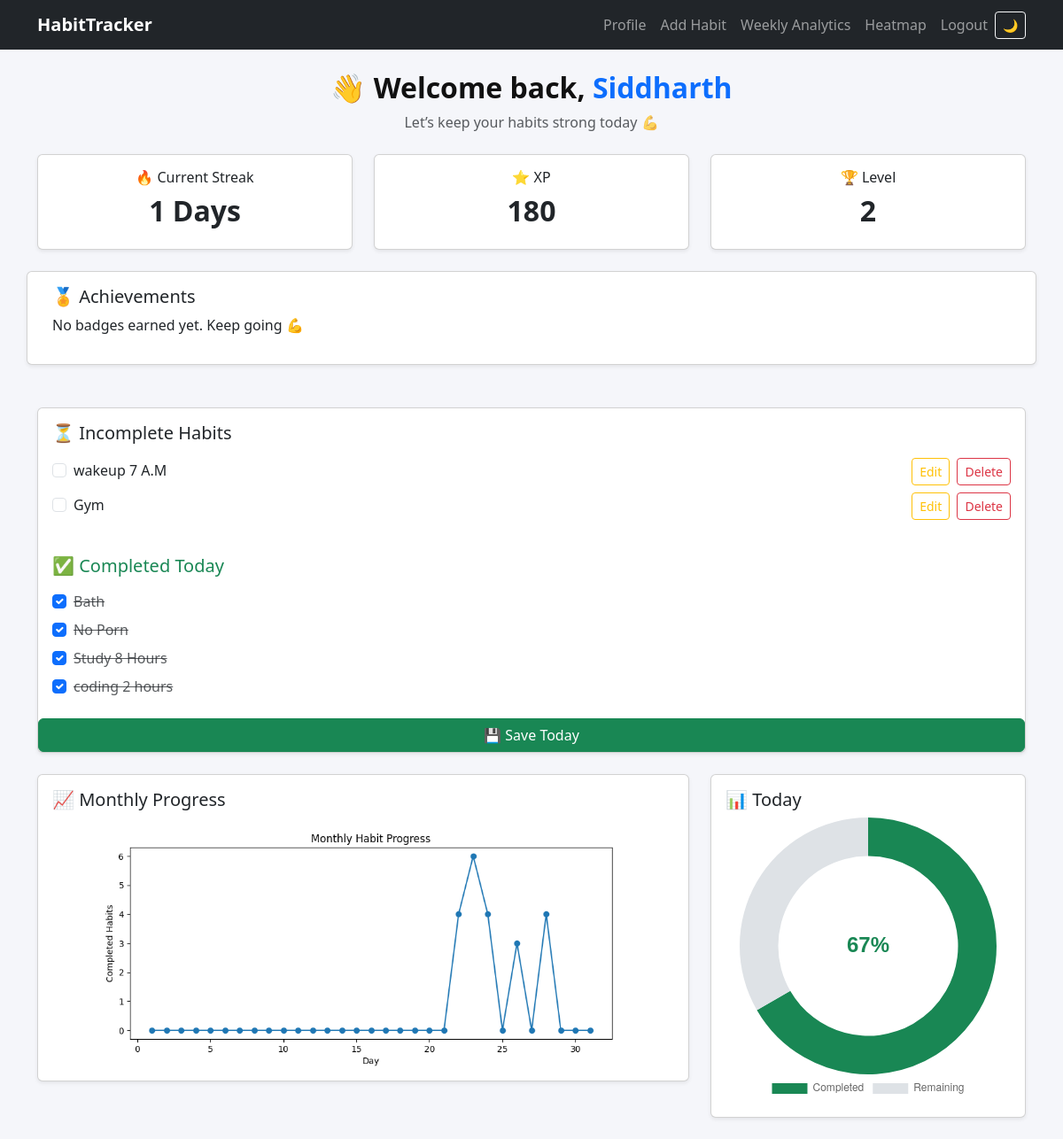
The app's page / (signed in) with its own data.
### habits/models.py (models this page shows, shortened)
class Habit(models.Model):
    user = models.ForeignKey(User, on_delete=models.CASCADE, related_name='habits')
    name = models.CharField(max_length=100)
    created_at = models.DateTimeField(auto_now_add=True)

### habits/views.py (the view, shortened to what this page needs)
# urls.py: path('', views.dashboard, name='dashboard'),
@login_required
def dashboard(request):
    today = date.today()
    habits = Habit.objects.filter(user=request.user)
    logs = {
        log.habit_id: log.completed
        for log in HabitLog.objects.filter(
            habit__user=request.user,
            date=today
        )
    }
    completed_habits = []
    incomplete_habits = []
    for habit in habits:
        if logs.get(habit.id):
            completed_habits.append(habit)
        else:
            incomplete_habits.append(habit)
    profile = request.user.userprofile
    return render(request, "habits/dashboard.html", {
        "completed_habits": completed_habits,
        "incomplete_habits": incomplete_habits,
        "logs": logs,
        "streak": profile.current_streak,
        "xp":profile.xp,
        "level":profile.level,
        "profile": profile,
        "username": request.user.first_name or request.user.username,
    })

### habits/templates/habits/dashboard.html (shortened to what this page needs)
{% extends 'base.html' %}
{% load custom_tags %}
{% block content %}
<div class="mb-4 text-center">
  <h2 class="fw-bold">
    👋 Welcome back, <span class="text-primary">{{ request.user.first_name|default:request.user.username }}</span>
  </h2>
  <p class="text-muted">
    Let’s keep your habits strong today 💪
  </p>
</div>
<div class="row g-4 mb-4">
  <div class="col-md-4">
    <div class="card shadow-sm text-center">
      <div class="card-body">
        <h6 class="achievements-text">🔥 Current Streak</h6>
        <h2 class="fw-bold">{{ streak }} Days</h2>
      </div>
    </div>
  </div>
  <div class="col-md-4">
    <div class="card shadow-sm text-center">
      <div class="card-body">
        <h6 class="achievements-text">⭐ XP</h6>
        <h2 class="fw-bold">{{ xp }}</h2>
      </div>
    </div>
  </div>
  <div class="col-md-4">
    <div class="card shadow-sm text-center">
      <div class="card-body">
        <h6 class="achievements-text">🏆 Level</h6>
        <h2 class="fw-bold">{{ level }}</h2>
      </div>
    </div>
  </div>
  <div class="card shadow-sm mb-4">
  <div class="card-body">
    <h5 class="achievements-text">🏅 Achievements</h5>
    {% if badges %}
      <ul class="list-group">
        {% for badge in badges %}
          <li class="list-group-item">{{ badge }}</li>
        {% endfor %}
      </ul>
    {% else %}
      <p class="achievements-text">No badges earned yet. Keep going 💪</p>
    {% endif %}
  </div>
</div>
</div>
<form method="post">
  <div class="card shadow-sm mb-4">
    <div class="card-body">
      <h5 class="mb-3">⏳ Incomplete Habits</h5>
      {% for habit in incomplete_habits %}
      <div class="d-flex justify-content-between align-items-center mb-2">
        <div class="form-check">
          <input
            class="form-check-input"
            type="checkbox"
            name="habit_{{ habit.id }}"
            id="habit{{ habit.id }}"
          >
          <label class="form-check-label">
            {{ habit.name }}
          </label>
        </div>
        <div>
          <a href="{% url 'edit_habit' habit.id %}" class="btn btn-sm btn-outline-warning me-1">Edit</a>
          <a href="{% url 'delete_habit' habit.id %}" class="btn btn-sm btn-outline-danger">Delete</a>
        </div>
      </div>
      {% empty %}
      <p class="text-muted">No pending habits 🎉</p>
      {% endfor %}
    </div>
    <div class="card-body">
      <h5 class="mb-3 text-success">✅ Completed Today</h5>
      {% for habit in completed_habits %}
      <div class="form-check mb-2">
        <input
          class="form-check-input"
          type="checkbox"
          checked
          name="habit_{{ habit.id }}"
          id="habit{{ habit.id }}"
        >
        <label class="form-check-label text-decoration-line-through text-muted">
          {{ habit.name }}
        </label>
      </div>
      {% empty %}
      <p class="text-muted">No habits completed yet.</p>
      {% endfor %}
    </div>
    <button class="btn btn-success">💾 Save Today</button>
  </div>
</form>
<div class="row g-4">
  <div class="col-lg-8">
    <div class="card shadow-sm">
      <div class="card-body">
        <h5 class="card-title">📈 Monthly Progress</h5>
        <img src="{% url 'monthly_chart' %}" class="img-fluid rounded" alt="Monthly Chart">
      </div>
    </div>
  </div>
  <div class="col-lg-4">
    <div class="card shadow-sm">
      <div class="card-body">
        <h5 class="card-title">📊 Today</h5>
        <canvas id="dailyChart" height=></canvas>
      </div>
    </div>
  </div>
</div>
<script>
fetch("{% url 'daily_data' %}")
  .then(response => response.json())
  .then(data => {
    const ctx = document.getElementById('dailyChart').getContext('2d');
    const total = data.data.reduce((a, b) => a + b, 0);
    const completed = data.data[0];
    const percentage = total > 0 ? Math.round((completed / total) * 100) : 0;
    const centerText = {
      id: 'centerText',
      afterDraw(chart) {
        const { ctx, chartArea } = chart;
        ctx.save();
        ctx.font = 'bold 24px sans-serif';
        ctx.fillStyle = '#198754';
        ctx.textAlign = 'center';
        ctx.textBaseline = 'middle';
        ctx.fillText(
          `${percentage}%`,
          (chartArea.left + chartArea.right) / 2,
          (chartArea.top + chartArea.bottom) / 2
        );
      }
    };
    new Chart(ctx, {
      type: 'doughnut',
      data: {
        labels: data.labels,
        datasets: [{
          data: data.data,
          backgroundColor: ['#198754', '#dee2e6'],
          borderWidth: 0
        }]
      },
      options: {
        cutout: '70%',
        animation: {
          animateRotate: true,
          animateScale: true,
          duration: 1500,
          easing: 'easeOutQuart'
        },
        plugins: {
          legend: {
            position: 'bottom'
          }
        }
      },
      plugins: [centerText]
    });
  });
</script>
{% endblock %}

### templates/base.html (style rules this page uses)
body { background: #f5f6fa; color: #111; }
.card { transition: transform 0.2s ease, box-shadow 0.2s ease; }

### records on screen
Habit: name "wakeup 7 A.M"
Habit: name "Gym"
Habit: name "Bath"
Habit: name "No Porn"
Habit: name "Study 8 Hours"
Habit: name "coding 2 hours"

### other values on screen
{{ request.user.first_name|default:request.user.username }} "Siddharth"
{{ streak }} "1"
{{ xp }} "180"
{{ level }} "2"
